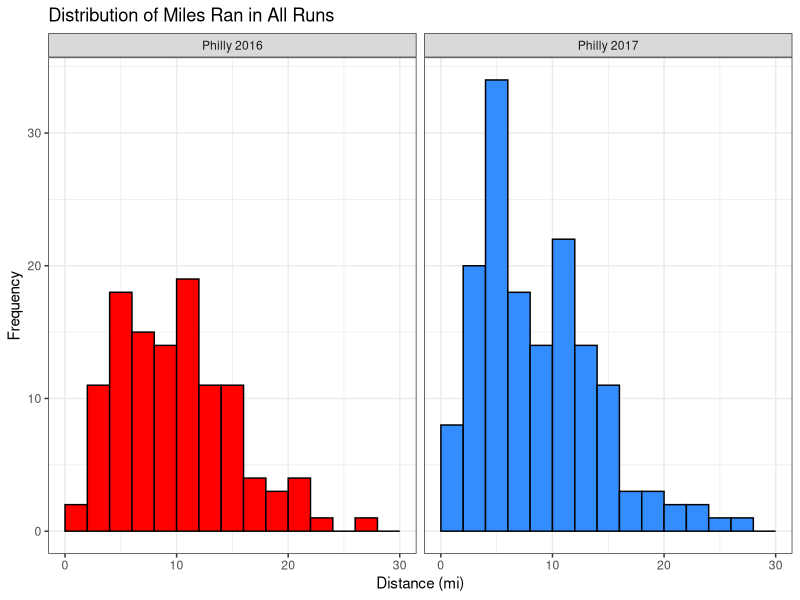
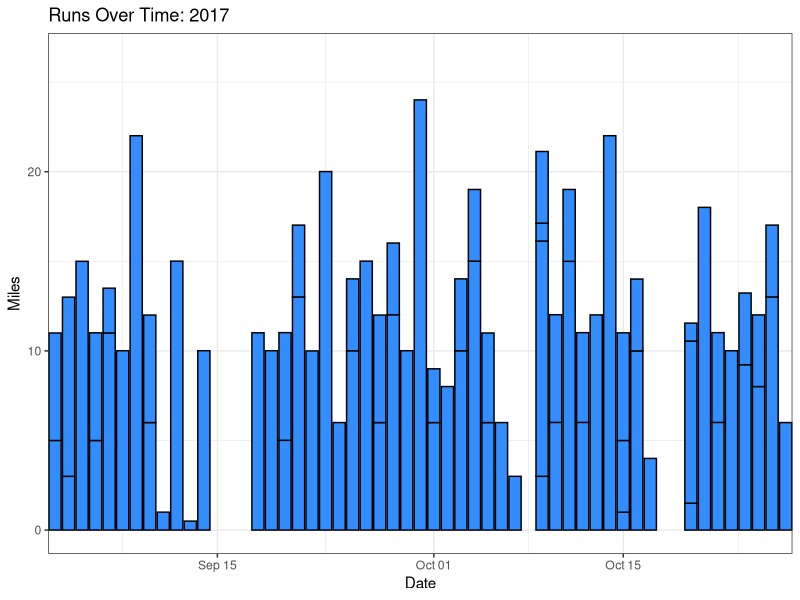
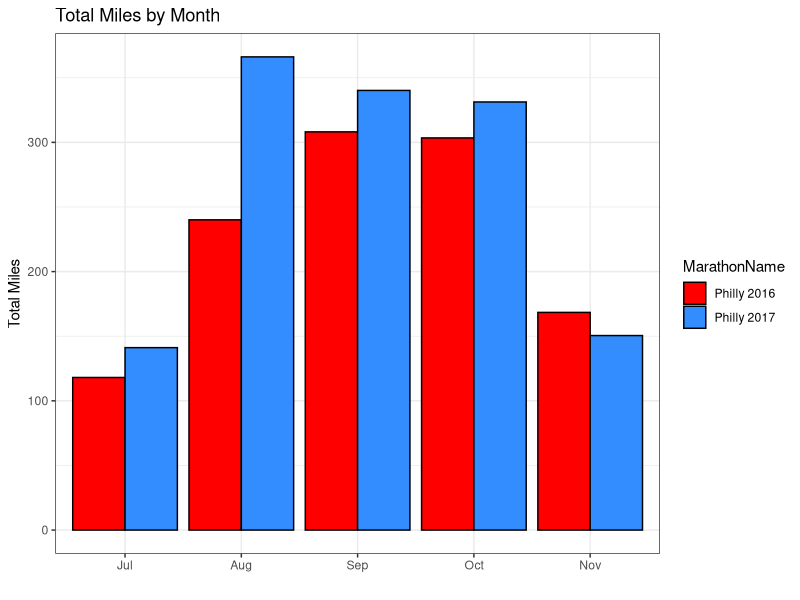
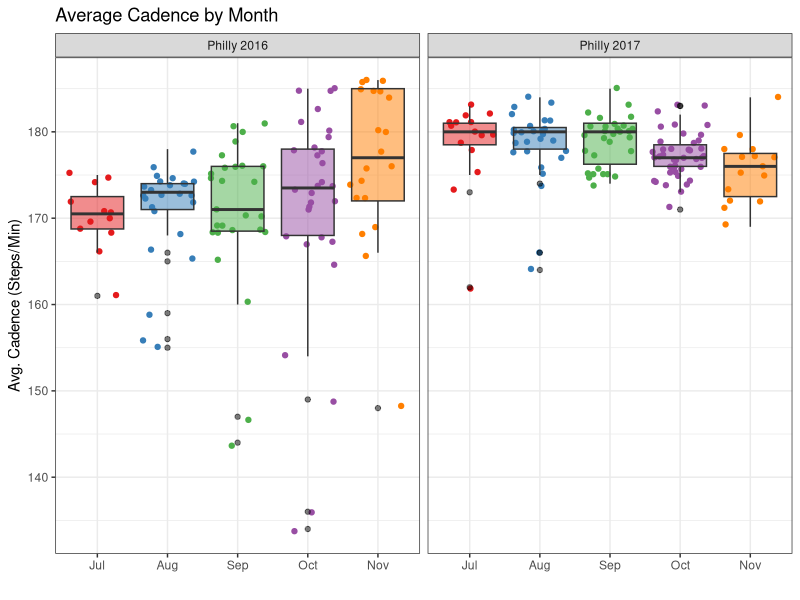
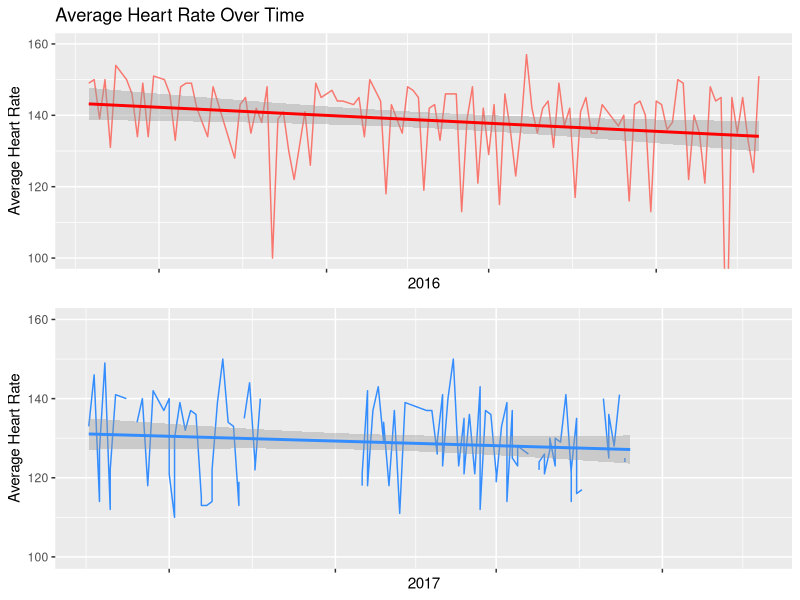
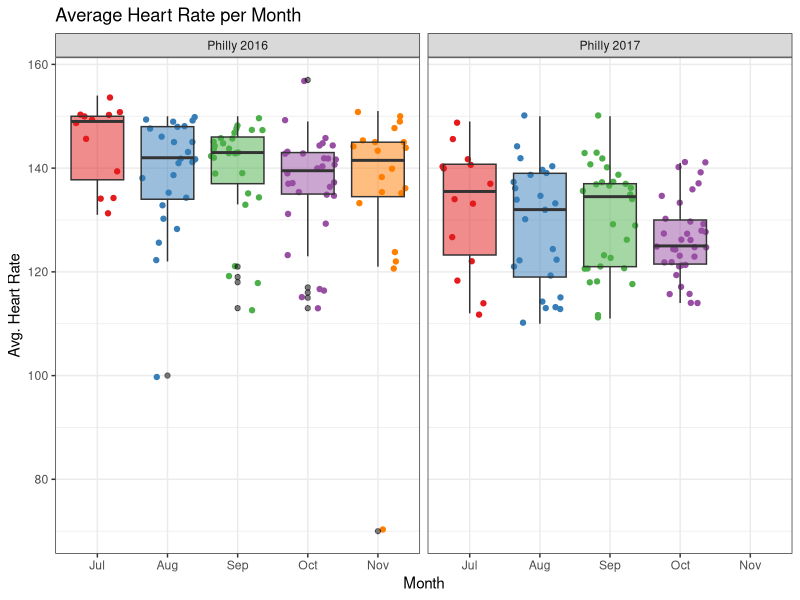
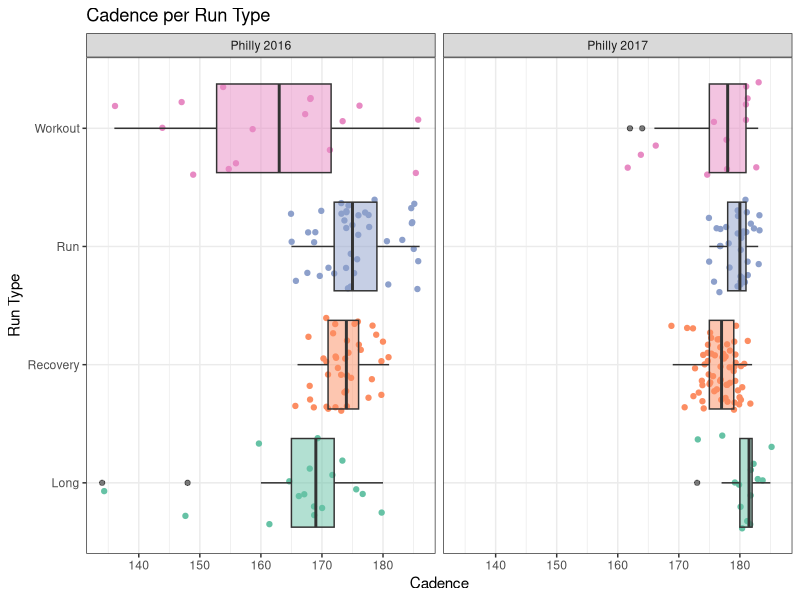
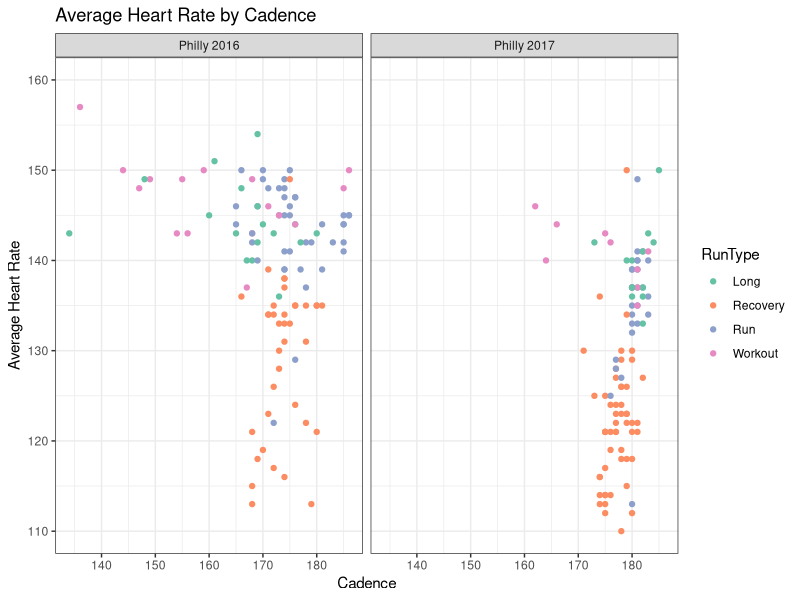

The R source for these figures, in order:
## ---- chunk 1
library(tidyverse) # data cleaning and manipulation
library(ggplot2) # plotting
library(lubridate) # dates
library(RColorBrewer) # plotting colors
library(magrittr) # pipe operations
library(knitr) # kable()
library(gridExtra) # grid.arrange()

## load in data files for both races
philly17 <- read.csv("../../Data/2017/cleanedMarathonTrainingData_philly17.csv", stringsAsFactors = F)
philly16 <- read.csv("../../Data/2016/cleanedMarathonTrainingData_philly16.csv", stringsAsFactors = F)

# random missing month value?
philly16[17,"Month"] <- "Aug"

## combine into 1 dataset and remove redundant row
philly <- rbind(philly16,philly17)
philly %<>% select(-X) %>%
  mutate(MarathonName = if_else(Marathon == "ph16","Philly 2016","Philly 2017"),
         # make POSIXct again
         Time = as.POSIXct(Time),
         Avg.Pace = as.POSIXct(Avg.Pace),
         Best.Pace = as.POSIXct(Best.Pace),
         Date = as.POSIXct(Date),
         StartTime = as.POSIXct(StartTime),
         # make Month an ordered factor
         Month = factor(Month, ordered = TRUE, 
                        levels = c("Jul","Aug","Sep","Oct","Nov")))

#glimpse(philly)
philly %>%
  group_by(MarathonName) %>%
  summarize(Count = n()) %>%
  rename("Marathon Name" = MarathonName) %>%
  kable(caption = "Total Number of Runs")
## ---- chunk 2
ggplot(data = philly, aes(x = Distance)) + 
  geom_histogram(binwidth = 2, aes(fill = MarathonName), colour = "black", boundary = 2) +
  scale_fill_manual(values = c("red","#338dff")) + # custom colors
  theme_bw() + 
  scale_x_continuous(limits = c(0, 30)) +
  xlab("Distance (mi)") + 
  ylab("Frequency") + 
  ggtitle("Distribution of Miles Ran in All Runs") + 
  guides(fill = F) +
  facet_grid(~ MarathonName)
## ---- chunk 3
philly %>%
  group_by(MarathonName,RunCat) %>%
  summarize(Count = n()) %>%
  spread(key = RunCat, value = Count) %>%
  rename("Marathon Name" = MarathonName) %>%
  kable(caption = "Total Number of Runsby Run Type")
## ---- chunk 4
philly %>%
  filter(RunCat == "Misc") %>%
  select(Name,Date,RunCat) %>%
  rename("Run Name" = Name,
         "Run Category" = RunCat) %>%
  kable(caption = "Miscellaneous Runs")
## ---- chunk 5
philly %>%
  filter(Marathon == "ph17") %>%
  ggplot(aes(Date, Distance)) + 
    geom_bar(stat="identity", fill = "#338dff", colour = "black") +
    theme_bw() + 
    xlab("Date") + 
    ylab("Miles") + 
    ggtitle("Runs Over Time: 2017") +
    guides(fill = F) +
    coord_cartesian(xlim = c(as.POSIXct("2017-09-05", format = "%Y-%m-%d"),
                             as.POSIXct("2017-10-25", format = "%Y-%m-%d")))
## ---- chunk 6
philly %>%
  group_by(MarathonName) %>%
  select(Distance) %>%
  summarize(Mean = mean(Distance), Median = median(Distance), StdDev = sd(Distance),
            Min = min(Distance), Max = max(Distance), Count = n()) %>%
  rename("Marathon Name" = MarathonName) %>%
  kable(caption = "Statistical Summaries of Training Blocks")
## ---- chunk 7
philly %>% 
  select(Month,MarathonName,Distance) %>%
  group_by(Month,MarathonName) %>% 
  summarise(sum = sum(Distance)) %>%
  ggplot(aes(x = Month, y = sum, fill = MarathonName)) +
    geom_bar(stat = "identity", position = "dodge", colour = "black") +
    scale_fill_manual(values = c("red","#338dff")) + 
    theme_bw() + 
    xlab("") + 
    ylab("Total Miles") + 
    ggtitle("Total Miles by Month")
## ---- chunk 8
philly %>%
  filter(Month == "Nov") %>%
  group_by(MarathonName) %>%
  summarize(Count = n()) %>%
  rename("Marathon Name" = MarathonName) %>%
  kable(caption = "Total Number of Runs in November")
## ---- chunk 9
ggplot(data = philly, aes(Month, Avg.Cadence)) + 
  geom_jitter(aes(colour = Month)) +
  geom_boxplot(aes(fill = Month), outlier.colour = "black", alpha = 0.5) +
  scale_colour_brewer(palette = "Set1") +
  scale_fill_brewer(palette = "Set1") +
  theme_bw() + 
  xlab("") + 
  ylab("Avg. Cadence (Steps/Min)") + 
  theme(legend.position = "none") + 
  ggtitle("Average Cadence by Month") + 
  facet_grid(~ MarathonName)
## ---- chunk 10
philly %>%
  filter(Month %in% c("Jul","Aug"),
         Marathon == "ph17") %>%
  select(Name,Date,Avg.Cadence) %>%
  arrange(Avg.Cadence) %>%
  head(10) %>%
  rename("Run Name" = Name,
         "Average Cadence" = Avg.Cadence) %>%
  kable(caption = "10 Runs with Lowest Average Cadence")
## ---- chunk 11
hr16 <- philly %>%
  filter(Marathon == "ph16") %>%
  ggplot(data = , aes(Date, Avg.HR)) + 
    geom_line(aes(group=1, colour = "red")) +
    geom_smooth(method = "lm", se = T, colour = "red") + 
    theme(axis.text.x = element_blank(), legend.position = "none") +
    xlab("2016") + 
    ylab("Average Heart Rate") + 
    ggtitle("Average Heart Rate Over Time") + 
    coord_cartesian(ylim = c(100, 160))

hr17 <- philly %>%
  filter(Marathon == "ph17") %>%
  ggplot(data = , aes(Date, Avg.HR)) + 
    geom_line(aes(group=1), colour = "#338dff") +
    geom_smooth(method = "lm", se = T, colour = "#338dff") + 
    theme(axis.text.x = element_blank(), legend.position = "none") +
    xlab("2017") + 
    ylab("Average Heart Rate") + 
    coord_cartesian(ylim = c(100, 160))

grid.arrange(hr16, hr17, nrow = 2)
## ---- chunk 12
ggplot(data = philly, aes(Month, Avg.HR)) + 
  geom_jitter(aes(colour = Month)) +
  geom_boxplot(aes(fill = Month), outlier.colour = "black", alpha = 0.5) + 
  scale_colour_brewer(palette = "Set1") +
  scale_fill_brewer(palette = "Set1") +  
  theme_bw() +
  theme(legend.position = "none") + 
  xlab("Month") + 
  ylab("Avg. Heart Rate") + 
  ggtitle("Average Heart Rate per Month") + facet_grid(~ MarathonName)
## ---- chunk 13
philly %>%
  filter(RunType != "Race",
         RunType != "Misc") %>%
  ggplot(aes(RunType, Avg.Cadence)) + 
    geom_jitter(aes(colour = RunType)) +
    geom_boxplot(aes(fill = RunType), outlier.colour = "black", alpha = 0.5) +
    theme_bw() +
    theme(legend.position = "none") + 
    scale_colour_brewer(palette = "Set2") +
    scale_fill_brewer(palette = "Set2") +
    xlab("Run Type") + 
    ylab("Cadence") + 
    guides(fill=FALSE) +
    coord_flip() + 
    ggtitle("Cadence per Run Type") +
    facet_grid(~ MarathonName)
## ---- chunk 14
philly %>%
  filter(RunType != "Race",
         RunType != "Misc") %>%  
  ggplot(aes(Avg.Cadence, Avg.HR)) + 
    geom_point(aes(colour = RunType), na.rm = TRUE) +
    scale_colour_brewer(palette = "Set2") +
    scale_fill_brewer(palette = "Set2") +    
    theme_bw() +
    xlab("Cadence") + 
    ylab("Average Heart Rate") + 
    scale_y_continuous(limits = c(110, 160)) +
    ggtitle("Average Heart Rate by Cadence") + 
    facet_grid(~ MarathonName)
## ---- chunk 15
philly %>%
  filter(RunType != "Race",
         RunType != "Misc") %>%
  ggplot(aes(RunType, Avg.HR)) + 
    geom_jitter(aes(colour = RunType)) +
    geom_boxplot(aes(fill = RunType), outlier.colour = "black", alpha = 0.5) +
    scale_colour_brewer(palette = "Set2") +
    scale_fill_brewer(palette = "Set2") +  
    theme_bw() +
    theme(legend.position = "none") + 
    xlab("Run Type") + 
    ylab("Avg Heart Rate") + 
    guides(fill=FALSE) +
    coord_flip() + 
    ggtitle("Average Heart Rate per Run Type") + 
    facet_grid(~ MarathonName)
## ---- chunk 16
philly %>%
  filter(RunType != "Race",
         RunType != "Misc") %>%
  ggplot(aes(x = as.POSIXct(paste(month(Date),'/',day(Date), sep=""),format="%m/%d"),
             y = as.numeric(format(Avg.Pace, "%M")) + as.numeric(format(Avg.Pace, "%S"))/60,
             colour = RunType)) + 
    scale_y_reverse(limits = c(9,7), breaks = c(9,8,7), labels = c("9:00","8:00","7:00")) +
    geom_point() +
    geom_smooth(fill = NA) +  
    scale_colour_brewer(palette = "Set2") +
    scale_fill_brewer(palette = "Set2") +   
    theme_bw() +
    theme(axis.text.x = element_blank()) +
    xlab("Date") + 
    ylab("Average Pace (mile/minute)") + 
    ggtitle("Average Pace Over Time") +
    facet_grid(~ MarathonName)
## ---- chunk 17
philly %>%
  filter(RunType != "Race",
         RunType != "Misc") %>%
  ggplot(aes(Elev.Gain, Avg.HR)) + 
    geom_point(aes(colour = RunType), na.rm = TRUE) +
    geom_smooth(fill = NA, na.rm = TRUE) +
    theme_bw() + 
    xlab("Elevation Gain (ft.)") + 
    ylab("Average Heart Rate (BPM)") +
    scale_y_continuous(limits = c(110, 160)) +
    ggtitle("Average Heart Rate by Elevation Gain") +
    facet_grid(~ MarathonName)
## ---- chunk 18
philly %>%
  filter(RunType != "Race",
         RunType != "Misc") %>%
  ggplot(aes(Distance, Elev.Gain)) + 
    geom_point(aes(color = MarathonName)) +
    geom_smooth(fill = NA, na.rm = TRUE) +
    scale_colour_manual(values = c("red","#338dff")) + 
    theme_bw() + 
    theme(legend.position = "none") +
    xlab("Elevation Gain (ft.)") + 
    ylab("Distance (mi)") +
    ggtitle("Average Heart Rate by Total Distance") +
    facet_grid(~ MarathonName)
